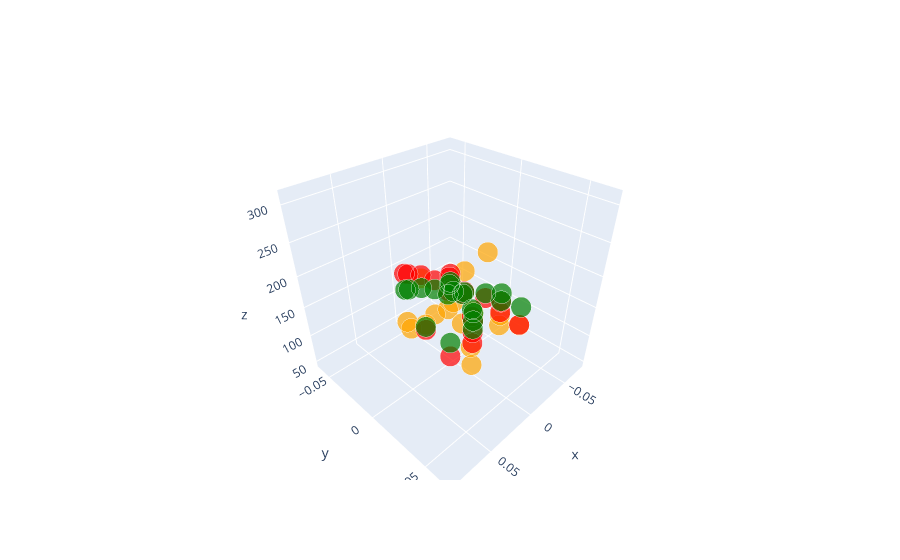

Here is the notebook cell this chart was saved with:
### Code cell
df = pd.DataFrame(diabetes_X_test2)
df['target'] = diabetes_y_test
df['pred1'] = diabetes_y_pred
df['pred2'] = diabetes_y_pred2

fig1 = px.scatter_3d(df, x=0, y=1 , z='target',
                     color_discrete_sequence=['orange' for i in df.target], 
                     size=[0.1 for i in df.target])
fig2 = px.scatter_3d(df, x=0, y=1 , z='pred1',
                     color_discrete_sequence=['red' for i in df.target], 
                     size=[0.1 for i in df.target])
fig3 = px.scatter_3d(df, x=0, y=1 , z='pred2',
                     color_discrete_sequence=['green'for i in df.target], 
                     size=[0.1 for i in df.target])
fig4 = go.Figure(data=fig1.data+fig2.data+fig3.data)
fig4.show()

### Figure 1 — Plotly figure (JSON) as saved in the notebook; plotly's stock layout.template omitted (floating-point values rounded to 4 significant figures)
{"data": [{"hovertemplate": "0=%{x}<br>1=%{y}<br>target=%{z}<br>size=%{marker.size}<extra></extra>", "legendgroup": "", "marker": {"color": "orange", "size": [0.1, 0.1, 0.1, 0.1, 0.1, 0.1, 0.1, 0.1, 0.1, 0.1, 0.1, 0.1, 0.1, 0.1, 0.1, 0.1, 0.1, 0.1, 0.1, 0.1], "sizemode": "area", "sizeref": 0.00025, "symbol": "circle"}, "mode": "markers", "name": "", "scene": "scene", "showlegend": false, "type": "scatter3d", "x": [0.07786, -0.03962, 0.01104, -0.0407, -0.03423, 0.00565, 0.08864, -0.03315, -0.05686, -0.031, 0.05523, -0.0601, 0.001339, -0.02345, -0.07411, 0.01966, -0.01591, -0.01591, 0.03906, -0.07303], "y": [0.04067, 0.01557, 0.02406, -0.02029, 0.03546, -0.04542, 0.06605, -0.02595, -0.009919, -0.01496, 0.05569, -0.0514, -0.04542, -0.03846, -0.06118, 0.03119, -0.01811, -0.04688, 0.04453, -0.004222], "z": [233, 91, 111, 152, 120, 67, 310, 94, 183, 66, 173, 72, 49, 64, 48, 178, 104, 132, 220, 57]}, {"hovertemplate": "0=%{x}<br>1=%{y}<br>pred1=%{z}<br>size=%{marker.size}<extra></extra>", "legendgroup": "", "marker": {"color": "red", "size": [0.1, 0.1, 0.1, 0.1, 0.1, 0.1, 0.1, 0.1, 0.1, 0.1, 0.1, 0.1, 0.1, 0.1, 0.1, 0.1, 0.1, 0.1, 0.1, 0.1], "sizemode": "area", "sizeref": 0.00025, "symbol": "circle"}, "mode": "markers", "name": "", "scene": "scene", "showlegend": false, "type": "scatter3d", "x": [0.07786, -0.03962, 0.01104, -0.0407, -0.03423, 0.00565, 0.08864, -0.03315, -0.05686, -0.031, 0.05523, -0.0601, 0.001339, -0.02345, -0.07411, 0.01966, -0.01591, -0.01591, 0.03906, -0.07303], "y": [0.04067, 0.01557, 0.02406, -0.02029, 0.03546, -0.04542, 0.06605, -0.02595, -0.009919, -0.01496, 0.05569, -0.0514, -0.04542, -0.03846, -0.06118, 0.03119, -0.01811, -0.04688, 0.04453, -0.004222], "z": [226.0, 115.7, 163.3, 114.7, 120.8, 158.2, 236.1, 121.8, 99.57, 123.8, 204.7, 96.53, 154.2, 130.9, 83.39, 171.4, 138.0, 138.0, 189.6, 84.4]}, {"hovertemplate": "0=%{x}<br>1=%{y}<br>pred2=%{z}<br>size=%{marker.size}<extra></extra>", "legendgroup": "", "marker": {"color": "green", "size": [0.1, 0.1, 0.1, 0.1, 0.1, 0.1, 0.1, 0.1, 0.1, 0.1, 0.1, 0.1, 0.1, 0.1, 0.1, 0.1, 0.1, 0.1, 0.1, 0.1], "sizemode": "area", "sizeref": 0.00025, "symbol": "circle"}, "mode": "markers", "name": "", "scene": "scene", "showlegend": false, "type": "scatter3d", "x": [0.07786, -0.03962, 0.01104, -0.0407, -0.03423, 0.00565, 0.08864, -0.03315, -0.05686, -0.031, 0.05523, -0.0601, 0.001339, -0.02345, -0.07411, 0.01966, -0.01591, -0.01591, 0.03906, -0.07303], "y": [0.04067, 0.01557, 0.02406, -0.02029, 0.03546, -0.04542, 0.06605, -0.02595, -0.009919, -0.01496, 0.05569, -0.0514, -0.04542, -0.03846, -0.06118, 0.03119, -0.01811, -0.04688, 0.04453, -0.004222], "z": [229.9, 135.9, 175.0, 113.3, 151.6, 129.0, 252.6, 114.9, 108.8, 123.1, 223.9, 81.36, 126.1, 113.8, 66.02, 185.1, 131.2, 113.7, 206.3, 101.5]}], "layout": {}}
